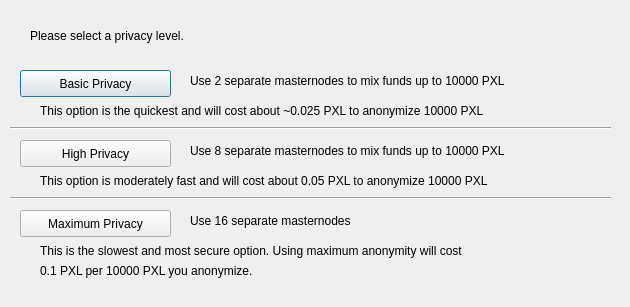
<?xml version="1.0" encoding="UTF-8"?>
<ui version="4.0">
 <class>ObfuscationConfig</class>
 <widget class="QDialog" name="ObfuscationConfig">
  <property name="geometry">
   <rect>
    <x>0</x>
    <y>0</y>
    <width>630</width>
    <height>307</height>
   </rect>
  </property>
  <property name="windowTitle">
   <string>Configure Obfuscation</string>
  </property>
  <widget class="QPushButton" name="buttonBasic">
   <property name="geometry">
    <rect>
     <x>20</x>
     <y>70</y>
     <width>151</width>
     <height>27</height>
    </rect>
   </property>
   <property name="text">
    <string>Basic Privacy</string>
   </property>
  </widget>
  <widget class="QPushButton" name="buttonHigh">
   <property name="geometry">
    <rect>
     <x>20</x>
     <y>140</y>
     <width>151</width>
     <height>27</height>
    </rect>
   </property>
   <property name="text">
    <string>High Privacy</string>
   </property>
  </widget>
  <widget class="QPushButton" name="buttonMax">
   <property name="geometry">
    <rect>
     <x>20</x>
     <y>210</y>
     <width>151</width>
     <height>27</height>
    </rect>
   </property>
   <property name="text">
    <string>Maximum Privacy</string>
   </property>
  </widget>
  <widget class="QLabel" name="label">
   <property name="geometry">
    <rect>
     <x>30</x>
     <y>20</y>
     <width>571</width>
     <height>31</height>
    </rect>
   </property>
   <property name="text">
    <string>Please select a privacy level.</string>
   </property>
  </widget>
  <widget class="QLabel" name="label_2">
   <property name="geometry">
    <rect>
     <x>190</x>
     <y>70</y>
     <width>421</width>
     <height>21</height>
    </rect>
   </property>
   <property name="text">
    <string>Use 2 separate masternodes to mix funds up to 10000 PXL</string>
   </property>
  </widget>
  <widget class="QLabel" name="label_3">
   <property name="geometry">
    <rect>
     <x>190</x>
     <y>140</y>
     <width>411</width>
     <height>21</height>
    </rect>
   </property>
   <property name="text">
    <string>Use 8 separate masternodes to mix funds up to 10000 PXL</string>
   </property>
  </widget>
  <widget class="QLabel" name="label_4">
   <property name="geometry">
    <rect>
     <x>190</x>
     <y>210</y>
     <width>421</width>
     <height>21</height>
    </rect>
   </property>
   <property name="text">
    <string>Use 16 separate masternodes</string>
   </property>
  </widget>
  <widget class="QLabel" name="label_6">
   <property name="geometry">
    <rect>
     <x>40</x>
     <y>100</y>
     <width>561</width>
     <height>21</height>
    </rect>
   </property>
   <property name="text">
    <string>This option is the quickest and will cost about ~0.025 PXL to anonymize 10000 PXL</string>
   </property>
  </widget>
  <widget class="QLabel" name="label_7">
   <property name="geometry">
    <rect>
     <x>40</x>
     <y>170</y>
     <width>561</width>
     <height>21</height>
    </rect>
   </property>
   <property name="text">
    <string>This option is moderately fast and will cost about 0.05 PXL to anonymize 10000 PXL</string>
   </property>
  </widget>
  <widget class="QLabel" name="label_8">
   <property name="geometry">
    <rect>
     <x>40</x>
     <y>240</y>
     <width>561</width>
     <height>21</height>
    </rect>
   </property>
   <property name="text">
    <string>This is the slowest and most secure option. Using maximum anonymity will cost</string>
   </property>
  </widget>
  <widget class="QLabel" name="label_9">
   <property name="geometry">
    <rect>
     <x>40</x>
     <y>260</y>
     <width>561</width>
     <height>21</height>
    </rect>
   </property>
   <property name="text">
    <string>0.1 PXL per 10000 PXL you anonymize.</string>
   </property>
  </widget>
  <widget class="Line" name="line">
   <property name="geometry">
    <rect>
     <x>10</x>
     <y>120</y>
     <width>601</width>
     <height>16</height>
    </rect>
   </property>
   <property name="orientation">
    <enum>Qt::Horizontal</enum>
   </property>
  </widget>
  <widget class="Line" name="line_2">
   <property name="geometry">
    <rect>
     <x>10</x>
     <y>190</y>
     <width>601</width>
     <height>16</height>
    </rect>
   </property>
   <property name="orientation">
    <enum>Qt::Horizontal</enum>
   </property>
  </widget>
 </widget>
 <resources/>
 <connections/>
</ui>
